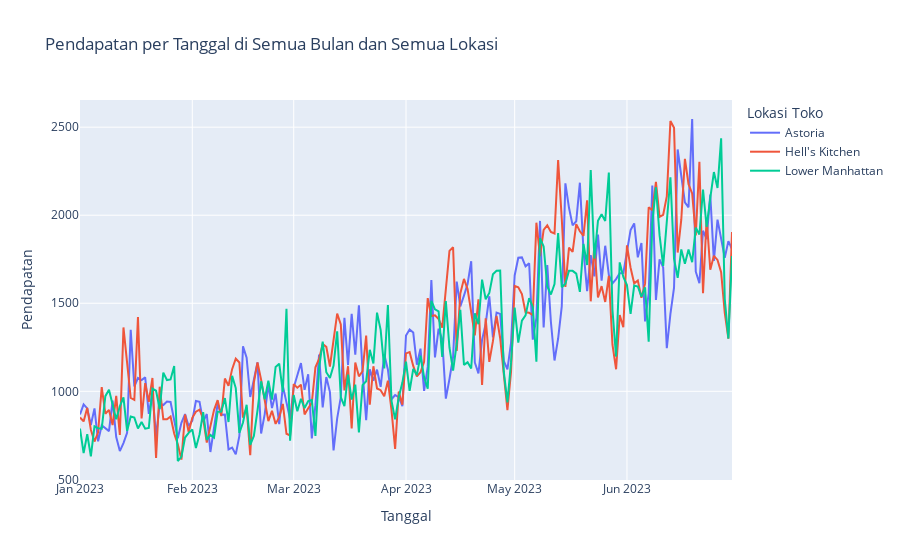

Notebook code for this chart:
### Code cell
data['transaction_date'] = pd.to_datetime(data['transaction_date'], format='mixed').dt.strftime('%Y-%m-%d')
data_in_month = data.groupby(['transaction_date', 'store_location'], observed=False)['revenue'].sum().unstack().reset_index()

fig = px.line(data_in_month, x='transaction_date', y=data_in_month.columns[1:], 
            title='Pendapatan per Tanggal di Semua Bulan dan Semua Lokasi',
            labels={'value': 'Pendapatan', 'transaction_date': 'Tanggal', 'variable': 'Lokasi Toko'})
fig.show()

### Figure 1 — Plotly figure (JSON) as saved in the notebook; plotly's stock layout.template omitted (floating-point values rounded to 4 significant figures; data arrays with more than 128 entries replaced by an {"elided": "..."} marker saying what was removed)
{"data": [{"hovertemplate": "Lokasi Toko=Astoria<br>Tanggal=%{x}<br>Pendapatan=%{y}<extra></extra>", "legendgroup": "Astoria", "line": {"color": "#636efa", "dash": "solid"}, "marker": {"symbol": "circle"}, "mode": "lines", "name": "Astoria", "orientation": "v", "showlegend": true, "type": "scatter", "x": {"elided": "181 str values"}, "xaxis": "x", "y": {"elided": "181 float values"}, "yaxis": "y"}, {"hovertemplate": "Lokasi Toko=Hell's Kitchen<br>Tanggal=%{x}<br>Pendapatan=%{y}<extra></extra>", "legendgroup": "Hell's Kitchen", "line": {"color": "#EF553B", "dash": "solid"}, "marker": {"symbol": "circle"}, "mode": "lines", "name": "Hell's Kitchen", "orientation": "v", "showlegend": true, "type": "scatter", "x": {"elided": "181 str values"}, "xaxis": "x", "y": {"elided": "181 float values"}, "yaxis": "y"}, {"hovertemplate": "Lokasi Toko=Lower Manhattan<br>Tanggal=%{x}<br>Pendapatan=%{y}<extra></extra>", "legendgroup": "Lower Manhattan", "line": {"color": "#00cc96", "dash": "solid"}, "marker": {"symbol": "circle"}, "mode": "lines", "name": "Lower Manhattan", "orientation": "v", "showlegend": true, "type": "scatter", "x": {"elided": "181 str values"}, "xaxis": "x", "y": {"elided": "181 float values"}, "yaxis": "y"}], "layout": {"legend": {"title": {"text": "Lokasi Toko"}, "tracegroupgap": 0}, "title": {"text": "Pendapatan per Tanggal di Semua Bulan dan Semua Lokasi"}, "xaxis": {"anchor": "y", "domain": [0, 1], "title": {"text": "Tanggal"}}, "yaxis": {"anchor": "x", "domain": [0, 1], "title": {"text": "Pendapatan"}}}}
